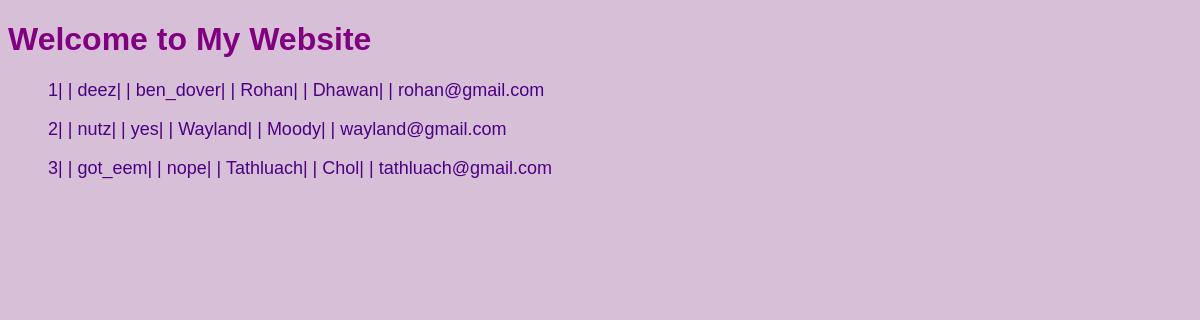
Before: / with the older database file.
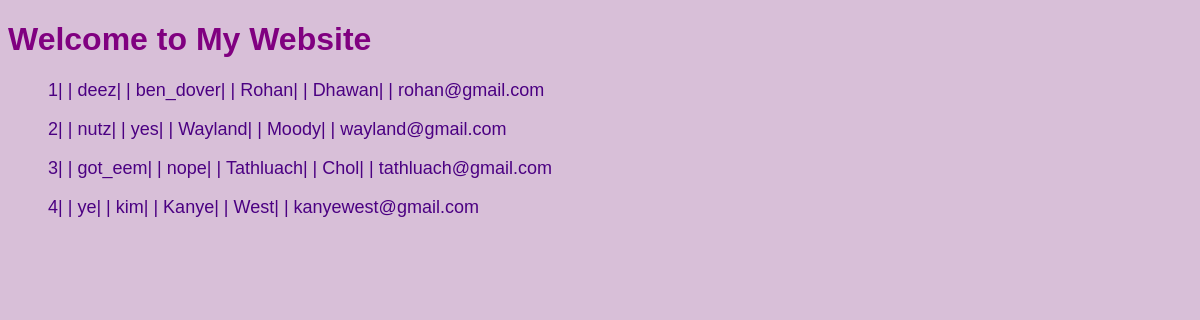
After: the same page with the newer database file.
### tables this page shows
CREATE TABLE `users` (
  `user_id` int NOT NULL,
  `username` varchar(20) NOT NULL,
  `password` varchar(20) NOT NULL,
  `first_name` varchar(30) NOT NULL,
  `last_name` varchar(30) NOT NULL,
  `email` varchar(320) NOT NULL
);

### src/controllers/indexController.php (called while the page is built, shortened)
<?php
$conn = new mysqli(DB_HOST, DB_USERNAME, DB_PASSWORD, DB_NAME);
$sql = "SELECT * FROM users";
$result = $conn->query($sql);
$data = array();
if ($result->num_rows > 0) {
    while($row = $result->fetch_assoc()) {
        $data[] = $row;
    }
}

### public/index.php (the view, shortened to what this page needs)
<?php
require_once '../src/controllers/indexController.php';
$data = $data ?? [];
?>
<!DOCTYPE html>
<html lang="">
<head>
    <link rel="stylesheet" type="text/css" href="css/style.css">
</head>
<body>
<h1>Welcome to My Website</h1>
<ul>
    <?php foreach ($data as $row): ?>
        <p><?php echo $row['user_id'] . '|   | ' . $row['username'] . '|   | ' . $row['password'] . '|   | ' . $row['first_name'] . '|   | ' . $row['last_name'] . '|   | ' . $row['email']; ?></p>
    <?php endforeach; ?>
</ul>
</body>
</html>

### public/css/style.css (style rules this page uses)
body { background-color: #D8BFD8; font-family: Arial, sans-serif; }
h1, h2 { color: #800080; }
p { font-size: 18px; color: #4B0082; }

Changed rows visible on the page:
added users: user_id "4", username "ye", password "kim", first_name "Kanye", last_name "West", email "kanyewest@gmail.com"
